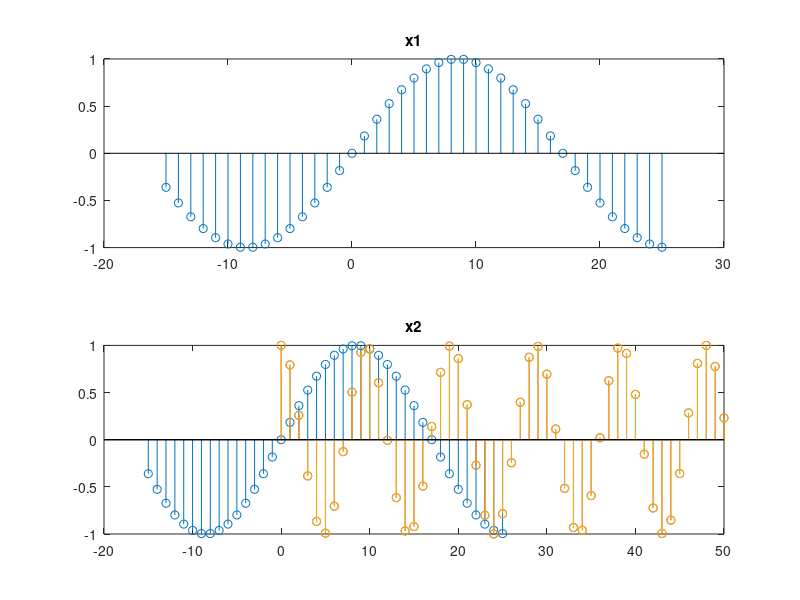

Source code (MATLAB):
n1 = -15:25;
n2 = 0:50;
x1 = sin((pi/17)*n1);
x2 = cos((pi/sqrt(23))*n2);

plot(n1, x1);
hold
plot(n2, x2);
title('x1 si x2')

uiwait(gcf); 

subplot(2,1,1);
plot(n1, x1);
title('x1')
subplot(2,1,2);
plot(n2, x2);
title('x2')

uiwait(gcf);

stem(n1, x1);
hold
stem(n2, x2);
title('x1 si x2')


uiwait(gcf);

subplot(2,1,1);
stem(n1, x1);
title('x1')
subplot(2,1,2);
stem(n2, x2);
title('x2')
